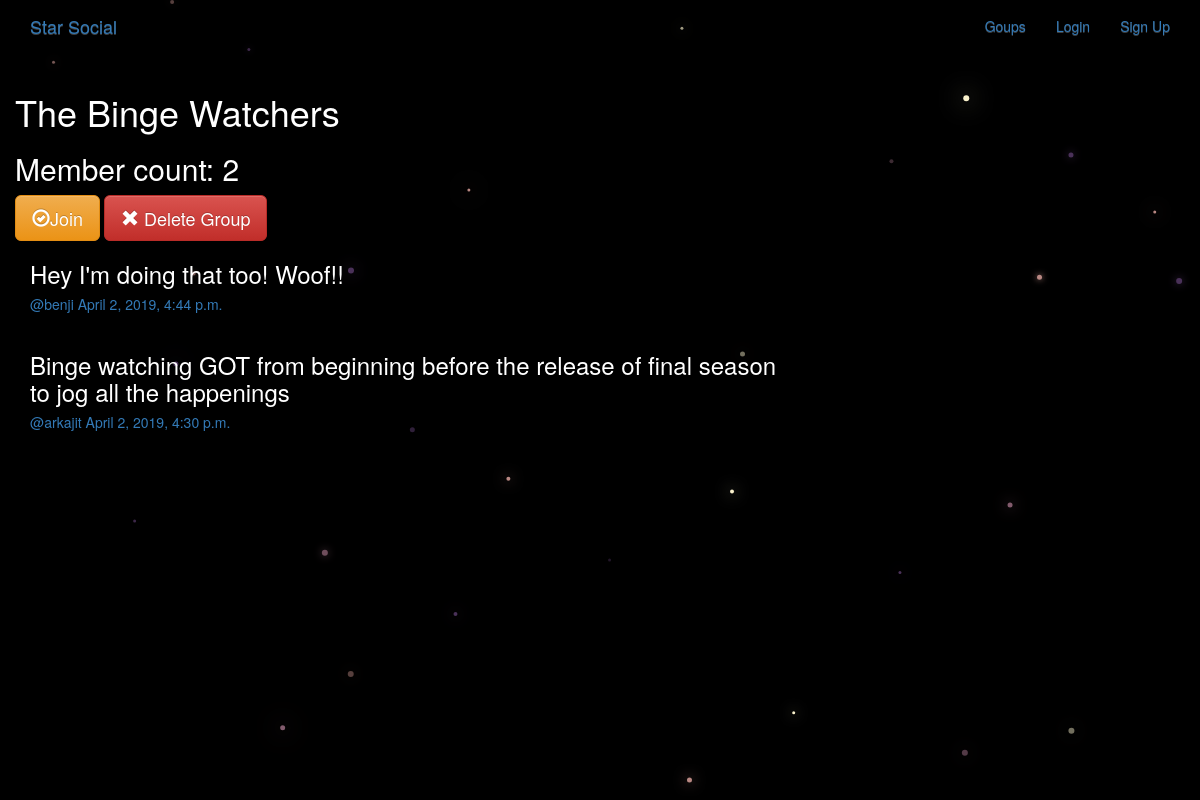
The page /groups/posts/in/the-binge-watchers/ on the database its author committed.
### groups/models.py (models this page shows, shortened)
class Group(models.Model):
    name = models.CharField(max_length = 256, unique = True)
    slug = models.SlugField(allow_unicode = True, unique = True)
    description = models.TextField(blank = True, default = '')
    description_html = models.TextField(editable = False, default = '', blank = True)
    members = models.ManyToManyField(User, through = 'GroupMember')
    class Meta:
        ordering = ['name']

### posts/models.py (models this page shows, shortened)
class Post(models.Model):
    user = models.ForeignKey(User, related_name = 'posts', on_delete = models.CASCADE)
    created_date = models.DateTimeField(auto_now = True)
    message = models.TextField()
    message_html = models.TextField(editable = False)
    group = models.ForeignKey(Group, related_name = 'posts', on_delete = models.CASCADE, null = True, blank = True)
    class Meta:
        ordering = ['-created_date']
        unique_together = ['user', 'message']

### groups/views.py (the view)
# urls.py: path('posts/in/<slug:slug>/', views.SingleGroup.as_view(), name = 'single'),
class SingleGroup(generic.DetailView):
    model = Group

### groups/templates/groups/group_detail.html
{% extends 'groups/group_base.html' %}
{% block pregroup %}
    <h1>{{ group.name }}</h1>
    <h2>Member count: {{ group.members.count }}</h2>
    <div class="content">
        {% if user in group.members.all %}
            <a href="{% url 'groups:leave' slug=group.slug %}" class="btn btn-lg btn-fill btn-warning"><span class="glyphicon glyphicon-remove-circle"></span>Leave</a>
        {% else %}
            <a href="{% url 'groups:join' slug=group.slug %}" class="btn btn-lg btn-fill btn-warning"><span class="glyphicon glyphicon-ok-circle"></span>Join</a>
        {% endif %}
        <a href="{% url 'groups:delete' slug=group.slug %}" class="btn btn-lg btn-fill btn-danger"><span class="glyphicon glyphicon-remove"></span> Delete Group</a>
    </div>
{% endblock %}
{% block group_content %}
    <div class="col-md-8">
        {% if group.posts.count == 0 %}
            <h2>No posts in this group yet!</h2>
        {% else %}
            {% for post in group.posts.all %}
                {% include "posts/_post.html" %}
            {% endfor %}
        {% endif %}
    </div>
{% endblock %}

### posts/templates/posts/_post.html (shortened to what this page needs)
<div class="post media">
    <h3>{{ post.message_html | safe }}</h3>
    <div class="media-body">
        <h5 class="media-heading">
            <span class="username">
                <a href="{% url 'posts:for_user' username=post.user.username %}">@{{ post.user.username }}</a>
            </span>
            <time class="time">
                <a href="{% url 'posts:single' username=post.user.username pk=post.pk %}">{{ post.created_date }}</a>
            </time>
        </h5>
    </div>
</div>

### static/simple_social/css/master.css (style rules this page uses)
body { margin: 0; overflow: hidden; background-color: black; color:white; }

### rows shown on the page
Group: name "The Binge Watchers", members.count "2"
Post: message_html "Hey I'm doing that too! Woof!!", user.username "benji", created_date "April 2, 2019, 4:44 p.m."
Post: message_html "Binge watching GOT from beginning before the release of final season to jog all the happenings", user.username "arkajit", created_date "April 2, 2019, 4:30 p.m."
